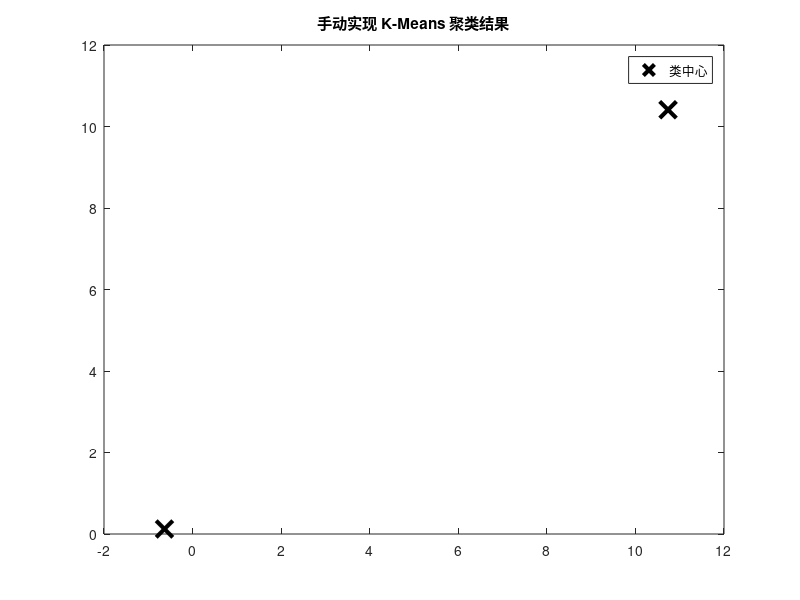

MATLAB code for this plot:
data = [randn(2, 5), randn(2, 3) + ones(2, 3) * 10]
plot(data(1, :), data(2, :), 'bo')

% 初始化类中心，随机选择两个点作为初始质心
centroids = data(:, randperm(size(data, 2), 2));

% 设置最大迭代次数和容忍度
max_iter = 100;
tol = 1e-4;

for iter = 1:max_iter
    % 计算每个数据点到两个类中心的欧式距离
    dist1 = sum((data - centroids(:, 1)) .^ 2, 1);
    dist2 = sum((data - centroids(:, 2)) .^ 2, 1);

    % 分配每个点到最近的类中心
    idx = dist1 < dist2; % 类1为true，类2为false

    % 计算新的类中心
    new_centroid1 = mean(data(:, idx), 2); % 类1的新中心
    new_centroid2 = mean(data(:, ~idx), 2); % 类2的新中心

    % 检查中心是否收敛（如果类中心的变化小于容忍度）
    if norm(new_centroid1 - centroids(:, 1)) < tol && norm(new_centroid2 - centroids(:, 2)) < tol
        break;
    end

    % 更新类中心
    centroids(:, 1) = new_centroid1;
    centroids(:, 2) = new_centroid2;
end

% 根据聚类结果绘制不同颜色的点
plot(data(1, idx), data(2, idx), 'ro', 'DisplayName', '类1');
plot(data(1, ~idx), data(2, ~idx), 'go', 'DisplayName', '类2');

% 绘制类中心
plot(centroids(1, :), centroids(2, :), 'kx', 'MarkerSize', 12, 'LineWidth', 3, 'DisplayName', '类中心');

legend('show');
title('手动实现 K-Means 聚类结果');
hold off;
